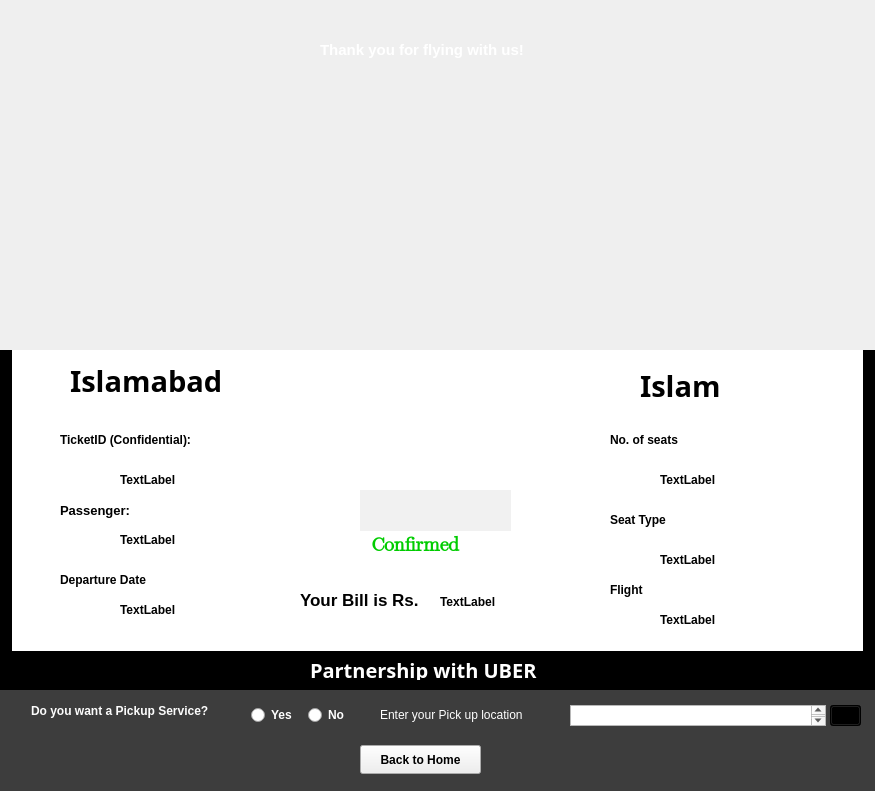
<?xml version="1.0" encoding="UTF-8"?>
<ui version="4.0">
 <class>Bill</class>
 <widget class="QMainWindow" name="Bill">
  <property name="geometry">
   <rect>
    <x>0</x>
    <y>0</y>
    <width>875</width>
    <height>791</height>
   </rect>
  </property>
  <property name="font">
   <font>
    <family>Segoe UI</family>
    <bold>true</bold>
   </font>
  </property>
  <property name="windowTitle">
   <string>BILL</string>
  </property>
  <property name="windowIcon">
   <iconset>
    <normaloff>C:/Users/SAAD COMMUNICATION/Downloads/chrome_hqmSI9koUf (2).png</normaloff>C:/Users/SAAD COMMUNICATION/Downloads/chrome_hqmSI9koUf (2).png</iconset>
  </property>
  <widget class="QWidget" name="centralwidget">
   <widget class="QLabel" name="label">
    <property name="geometry">
     <rect>
      <x>70</x>
      <y>330</y>
      <width>211</width>
      <height>101</height>
     </rect>
    </property>
    <property name="font">
     <font>
      <family>MV Boli</family>
      <pointsize>22</pointsize>
      <bold>true</bold>
     </font>
    </property>
    <property name="text">
     <string>Islamabad</string>
    </property>
   </widget>
   <widget class="QLabel" name="label_2">
    <property name="geometry">
     <rect>
      <x>640</x>
      <y>330</y>
      <width>241</width>
      <height>111</height>
     </rect>
    </property>
    <property name="font">
     <font>
      <family>MV Boli</family>
      <pointsize>22</pointsize>
      <bold>true</bold>
     </font>
    </property>
    <property name="text">
     <string>Islam</string>
    </property>
   </widget>
   <widget class="QLabel" name="label_3">
    <property name="geometry">
     <rect>
      <x>120</x>
      <y>530</y>
      <width>171</width>
      <height>20</height>
     </rect>
    </property>
    <property name="text">
     <string>TextLabel</string>
    </property>
   </widget>
   <widget class="QLabel" name="label_4">
    <property name="geometry">
     <rect>
      <x>120</x>
      <y>470</y>
      <width>171</width>
      <height>20</height>
     </rect>
    </property>
    <property name="text">
     <string>TextLabel</string>
    </property>
   </widget>
   <widget class="QLabel" name="label_5">
    <property name="geometry">
     <rect>
      <x>660</x>
      <y>610</y>
      <width>141</width>
      <height>20</height>
     </rect>
    </property>
    <property name="text">
     <string>TextLabel</string>
    </property>
   </widget>
   <widget class="QLabel" name="label_6">
    <property name="geometry">
     <rect>
      <x>660</x>
      <y>550</y>
      <width>101</width>
      <height>20</height>
     </rect>
    </property>
    <property name="text">
     <string>TextLabel</string>
    </property>
   </widget>
   <widget class="QLabel" name="label_7">
    <property name="geometry">
     <rect>
      <x>660</x>
      <y>470</y>
      <width>91</width>
      <height>20</height>
     </rect>
    </property>
    <property name="text">
     <string>TextLabel</string>
    </property>
   </widget>
   <widget class="QLabel" name="label_8">
    <property name="geometry">
     <rect>
      <x>120</x>
      <y>600</y>
      <width>181</width>
      <height>20</height>
     </rect>
    </property>
    <property name="text">
     <string>TextLabel</string>
    </property>
   </widget>
   <widget class="QLabel" name="label_9">
    <property name="geometry">
     <rect>
      <x>440</x>
      <y>592</y>
      <width>101</width>
      <height>20</height>
     </rect>
    </property>
    <property name="text">
     <string>TextLabel</string>
    </property>
   </widget>
   <widget class="QLabel" name="label_10">
    <property name="geometry">
     <rect>
      <x>-10</x>
      <y>10</y>
      <width>891</width>
      <height>351</height>
     </rect>
    </property>
    <property name="text">
     <string/>
    </property>
    <property name="pixmap">
     <pixmap>C:/Users/SAAD COMMUNICATION/Pictures/Skardu.jpg</pixmap>
    </property>
    <property name="scaledContents">
     <bool>true</bool>
    </property>
   </widget>
   <widget class="QLabel" name="label_11">
    <property name="geometry">
     <rect>
      <x>320</x>
      <y>40</y>
      <width>261</width>
      <height>20</height>
     </rect>
    </property>
    <property name="font">
     <font>
      <family>Segoe UI</family>
      <pointsize>11</pointsize>
      <bold>true</bold>
     </font>
    </property>
    <property name="styleSheet">
     <string notr="true">color: rgb(255, 255, 255);</string>
    </property>
    <property name="text">
     <string>Thank you for flying with us!</string>
    </property>
   </widget>
   <widget class="QLabel" name="label_12">
    <property name="geometry">
     <rect>
      <x>360</x>
      <y>430</y>
      <width>111</width>
      <height>101</height>
     </rect>
    </property>
    <property name="text">
     <string/>
    </property>
    <property name="pixmap">
     <pixmap>C:/Users/SAAD COMMUNICATION/Downloads/pngwing.com (1).png</pixmap>
    </property>
    <property name="scaledContents">
     <bool>true</bool>
    </property>
   </widget>
   <widget class="QLabel" name="label_13">
    <property name="geometry">
     <rect>
      <x>350</x>
      <y>510</y>
      <width>131</width>
      <height>71</height>
     </rect>
    </property>
    <property name="font">
     <font>
      <family>Segoe UI Emoji</family>
      <bold>true</bold>
     </font>
    </property>
    <property name="text">
     <string>&lt;html&gt;&lt;head/&gt;&lt;body&gt;&lt;p align=&quot;center&quot;&gt;&lt;span style=&quot; font-size:14pt; font-weight:700; color:#00cc00;&quot;&gt;Confirmed&lt;/span&gt;&lt;/p&gt;&lt;/body&gt;&lt;/html&gt;</string>
    </property>
   </widget>
   <widget class="QLabel" name="label_14">
    <property name="geometry">
     <rect>
      <x>280</x>
      <y>340</y>
      <width>281</width>
      <height>91</height>
     </rect>
    </property>
    <property name="text">
     <string/>
    </property>
    <property name="pixmap">
     <pixmap>C:/Users/SAAD COMMUNICATION/Downloads/—Pngtree—location pin with dotted line_7965191.png</pixmap>
    </property>
    <property name="scaledContents">
     <bool>true</bool>
    </property>
   </widget>
   <widget class="QLabel" name="label_15">
    <property name="geometry">
     <rect>
      <x>60</x>
      <y>500</y>
      <width>91</width>
      <height>21</height>
     </rect>
    </property>
    <property name="font">
     <font>
      <family>Segoe UI</family>
      <pointsize>10</pointsize>
      <bold>true</bold>
     </font>
    </property>
    <property name="text">
     <string>Passenger:</string>
    </property>
   </widget>
   <widget class="QLabel" name="label_16">
    <property name="geometry">
     <rect>
      <x>60</x>
      <y>570</y>
      <width>111</width>
      <height>20</height>
     </rect>
    </property>
    <property name="text">
     <string>Departure Date</string>
    </property>
   </widget>
   <widget class="QLabel" name="label_17">
    <property name="geometry">
     <rect>
      <x>60</x>
      <y>430</y>
      <width>171</width>
      <height>20</height>
     </rect>
    </property>
    <property name="text">
     <string>TicketID (Confidential):</string>
    </property>
   </widget>
   <widget class="QLabel" name="label_18">
    <property name="geometry">
     <rect>
      <x>610</x>
      <y>580</y>
      <width>63</width>
      <height>20</height>
     </rect>
    </property>
    <property name="text">
     <string>Flight</string>
    </property>
   </widget>
   <widget class="QLabel" name="label_19">
    <property name="geometry">
     <rect>
      <x>610</x>
      <y>510</y>
      <width>91</width>
      <height>20</height>
     </rect>
    </property>
    <property name="text">
     <string>Seat Type</string>
    </property>
   </widget>
   <widget class="QLabel" name="label_20">
    <property name="geometry">
     <rect>
      <x>610</x>
      <y>430</y>
      <width>101</width>
      <height>20</height>
     </rect>
    </property>
    <property name="text">
     <string>No. of seats</string>
    </property>
   </widget>
   <widget class="QLabel" name="label_21">
    <property name="geometry">
     <rect>
      <x>300</x>
      <y>590</y>
      <width>141</width>
      <height>20</height>
     </rect>
    </property>
    <property name="font">
     <font>
      <family>Segoe UI</family>
      <pointsize>13</pointsize>
      <bold>true</bold>
     </font>
    </property>
    <property name="text">
     <string>Your Bill is Rs.</string>
    </property>
   </widget>
   <widget class="QLabel" name="label_22">
    <property name="geometry">
     <rect>
      <x>31</x>
      <y>701</y>
      <width>212</width>
      <height>20</height>
     </rect>
    </property>
    <property name="text">
     <string>&lt;html&gt;&lt;head/&gt;&lt;body&gt;&lt;p&gt;&lt;span style=&quot; color:#fcfcfc;&quot;&gt;Do you want a Pickup Service?&lt;/span&gt;&lt;/p&gt;&lt;/body&gt;&lt;/html&gt;</string>
    </property>
   </widget>
   <widget class="QRadioButton" name="radioButton">
    <property name="geometry">
     <rect>
      <x>251</x>
      <y>702</y>
      <width>50</width>
      <height>26</height>
     </rect>
    </property>
    <property name="styleSheet">
     <string notr="true">color: rgb(255, 255, 255);</string>
    </property>
    <property name="text">
     <string>Yes</string>
    </property>
   </widget>
   <widget class="QRadioButton" name="radioButton_2">
    <property name="geometry">
     <rect>
      <x>308</x>
      <y>702</y>
      <width>49</width>
      <height>26</height>
     </rect>
    </property>
    <property name="styleSheet">
     <string notr="true">color: rgb(255, 255, 255);</string>
    </property>
    <property name="text">
     <string>No</string>
    </property>
   </widget>
   <widget class="QLabel" name="label_23">
    <property name="geometry">
     <rect>
      <x>380</x>
      <y>705</y>
      <width>176</width>
      <height>20</height>
     </rect>
    </property>
    <property name="font">
     <font>
      <family>Segoe UI</family>
      <bold>false</bold>
     </font>
    </property>
    <property name="styleSheet">
     <string notr="true">color: rgb(255, 255, 255);</string>
    </property>
    <property name="text">
     <string>Enter your Pick up location</string>
    </property>
   </widget>
   <widget class="QPushButton" name="pushButton">
    <property name="geometry">
     <rect>
      <x>360</x>
      <y>745</y>
      <width>121</width>
      <height>29</height>
     </rect>
    </property>
    <property name="cursor">
     <cursorShape>PointingHandCursor</cursorShape>
    </property>
    <property name="text">
     <string>Back to Home</string>
    </property>
   </widget>
   <widget class="QLabel" name="label_24">
    <property name="geometry">
     <rect>
      <x>12</x>
      <y>350</y>
      <width>851</width>
      <height>301</height>
     </rect>
    </property>
    <property name="styleSheet">
     <string notr="true">background-color: rgb(255, 255, 255);</string>
    </property>
    <property name="text">
     <string/>
    </property>
    <property name="pixmap">
     <pixmap>../../ShareX/Screenshots/2023-04/chrome_653qeApHnF.png</pixmap>
    </property>
    <property name="scaledContents">
     <bool>true</bool>
    </property>
   </widget>
   <widget class="QLabel" name="label_25">
    <property name="geometry">
     <rect>
      <x>-100</x>
      <y>350</y>
      <width>1021</width>
      <height>341</height>
     </rect>
    </property>
    <property name="font">
     <font>
      <family>Bahnschrift</family>
      <pointsize>15</pointsize>
      <bold>true</bold>
     </font>
    </property>
    <property name="styleSheet">
     <string notr="true">background-color: rgb(0, 0, 0);</string>
    </property>
    <property name="text">
     <string>&lt;html&gt;&lt;head/&gt;&lt;body&gt;&lt;p align=&quot;center&quot;&gt;&lt;br/&gt;&lt;/p&gt;&lt;/body&gt;&lt;/html&gt;</string>
    </property>
   </widget>
   <widget class="QLabel" name="label_26">
    <property name="geometry">
     <rect>
      <x>-60</x>
      <y>690</y>
      <width>1031</width>
      <height>121</height>
     </rect>
    </property>
    <property name="styleSheet">
     <string notr="true">background-color: rgb(61, 61, 61);</string>
    </property>
    <property name="text">
     <string/>
    </property>
   </widget>
   <widget class="QLabel" name="label_27">
    <property name="geometry">
     <rect>
      <x>520</x>
      <y>745</y>
      <width>281</width>
      <height>20</height>
     </rect>
    </property>
    <property name="font">
     <font>
      <family>Segoe UI</family>
      <bold>true</bold>
     </font>
    </property>
    <property name="styleSheet">
     <string notr="true">color: rgb(255, 255, 255);</string>
    </property>
    <property name="text">
     <string/>
    </property>
   </widget>
   <widget class="QTextEdit" name="textEdit">
    <property name="geometry">
     <rect>
      <x>570</x>
      <y>705</y>
      <width>256</width>
      <height>21</height>
     </rect>
    </property>
   </widget>
   <widget class="QPushButton" name="pushButton_2">
    <property name="geometry">
     <rect>
      <x>830</x>
      <y>705</y>
      <width>31</width>
      <height>21</height>
     </rect>
    </property>
    <property name="cursor">
     <cursorShape>PointingHandCursor</cursorShape>
    </property>
    <property name="styleSheet">
     <string notr="true">background-color: rgb(0, 0, 0);</string>
    </property>
    <property name="text">
     <string/>
    </property>
    <property name="icon">
     <iconset>
      <normaloff>C:/Users/SAAD COMMUNICATION/Downloads/pngkit_tick-mark-png_818222.png</normaloff>C:/Users/SAAD COMMUNICATION/Downloads/pngkit_tick-mark-png_818222.png</iconset>
    </property>
   </widget>
   <widget class="QLabel" name="label_28">
    <property name="geometry">
     <rect>
      <x>360</x>
      <y>490</y>
      <width>151</width>
      <height>41</height>
     </rect>
    </property>
    <property name="styleSheet">
     <string notr="true">background-color: rgb(241, 241, 241);</string>
    </property>
    <property name="text">
     <string/>
    </property>
   </widget>
   <widget class="QLabel" name="label_29">
    <property name="geometry">
     <rect>
      <x>310</x>
      <y>660</y>
      <width>281</width>
      <height>20</height>
     </rect>
    </property>
    <property name="font">
     <font>
      <family>Bahnschrift</family>
      <pointsize>15</pointsize>
      <bold>true</bold>
     </font>
    </property>
    <property name="styleSheet">
     <string notr="true">color: rgb(255, 255, 255);</string>
    </property>
    <property name="text">
     <string>Partnership with UBER</string>
    </property>
   </widget>
   <zorder>label_25</zorder>
   <zorder>label_24</zorder>
   <zorder>label_26</zorder>
   <zorder>label_14</zorder>
   <zorder>label</zorder>
   <zorder>label_2</zorder>
   <zorder>label_3</zorder>
   <zorder>label_4</zorder>
   <zorder>label_5</zorder>
   <zorder>label_6</zorder>
   <zorder>label_7</zorder>
   <zorder>label_8</zorder>
   <zorder>label_9</zorder>
   <zorder>label_10</zorder>
   <zorder>label_15</zorder>
   <zorder>label_16</zorder>
   <zorder>label_17</zorder>
   <zorder>label_18</zorder>
   <zorder>label_19</zorder>
   <zorder>label_20</zorder>
   <zorder>label_21</zorder>
   <zorder>label_11</zorder>
   <zorder>label_23</zorder>
   <zorder>pushButton</zorder>
   <zorder>textEdit</zorder>
   <zorder>label_28</zorder>
   <zorder>label_12</zorder>
   <zorder>label_13</zorder>
   <zorder>label_29</zorder>
   <zorder>label_22</zorder>
   <zorder>radioButton</zorder>
   <zorder>radioButton_2</zorder>
   <zorder>label_27</zorder>
   <zorder>pushButton_2</zorder>
  </widget>
 </widget>
 <resources/>
 <connections/>
</ui>
